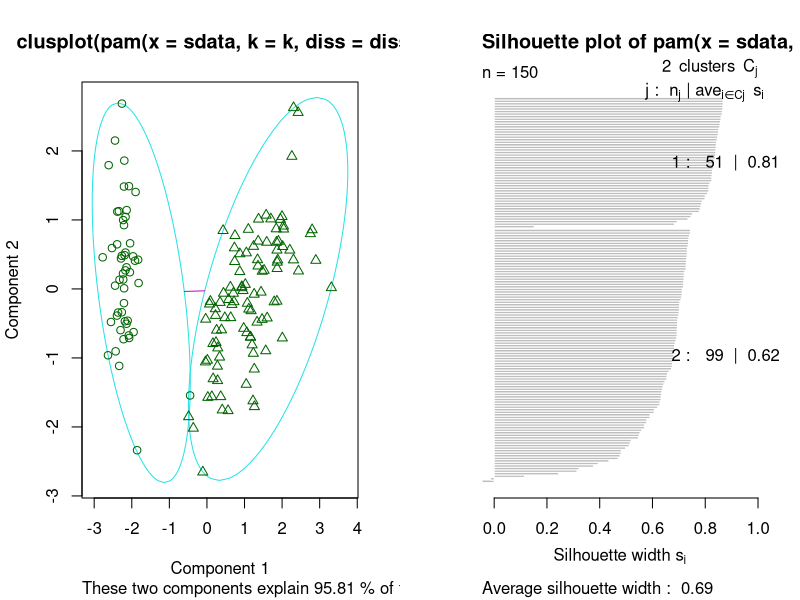
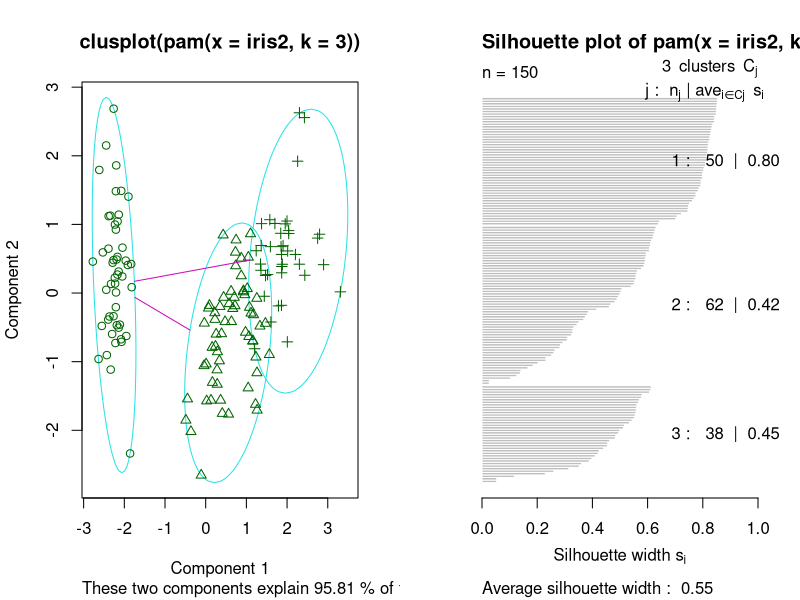
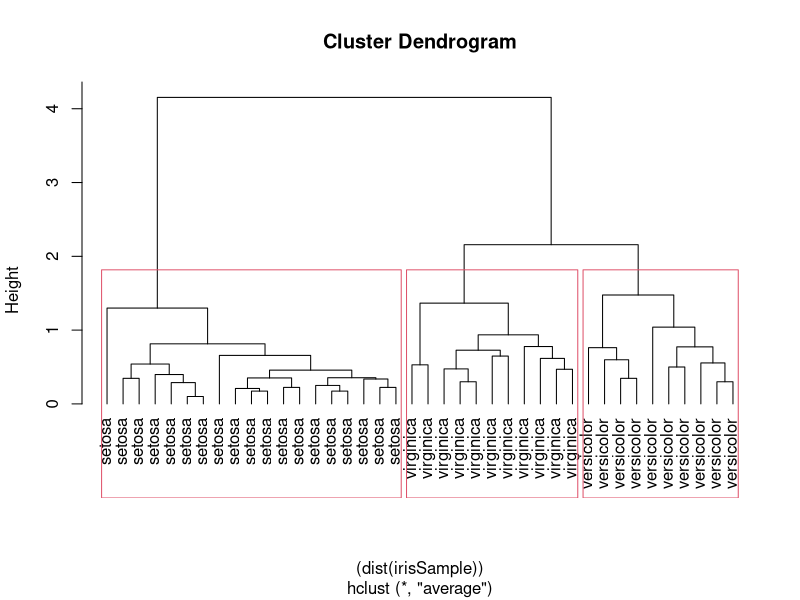
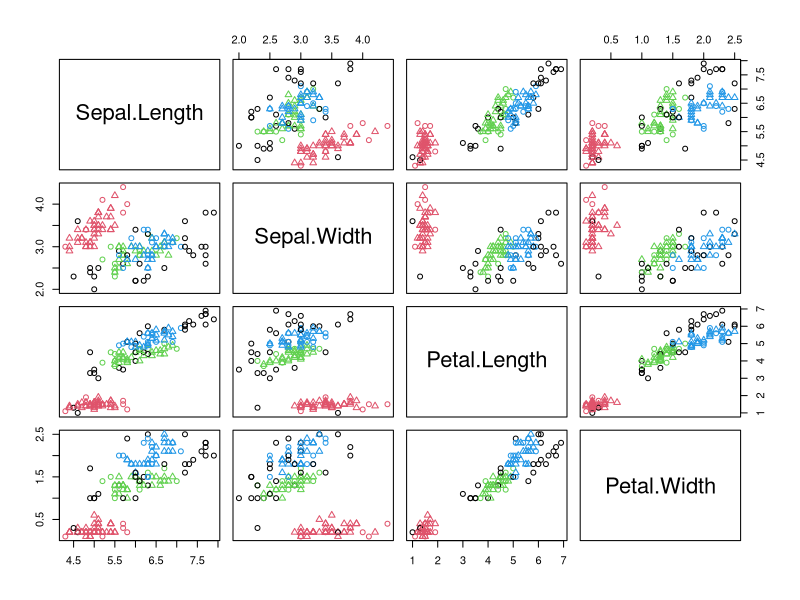
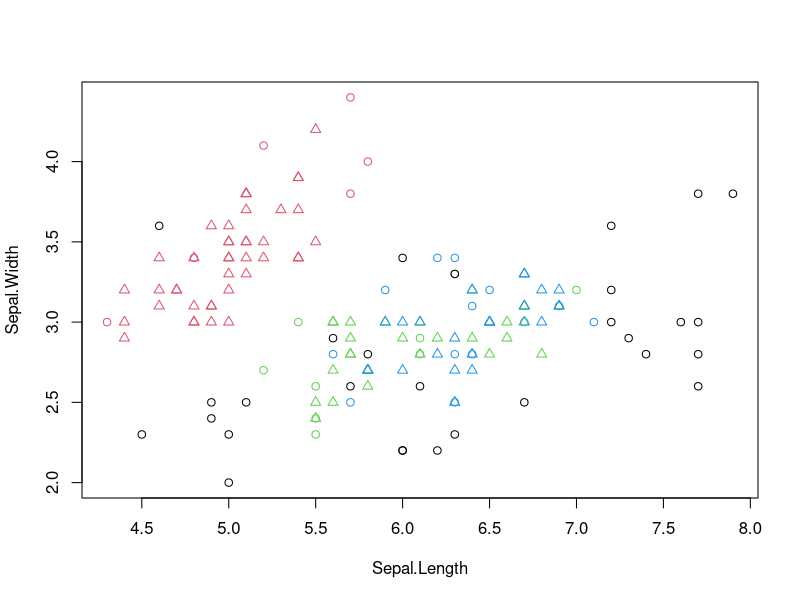
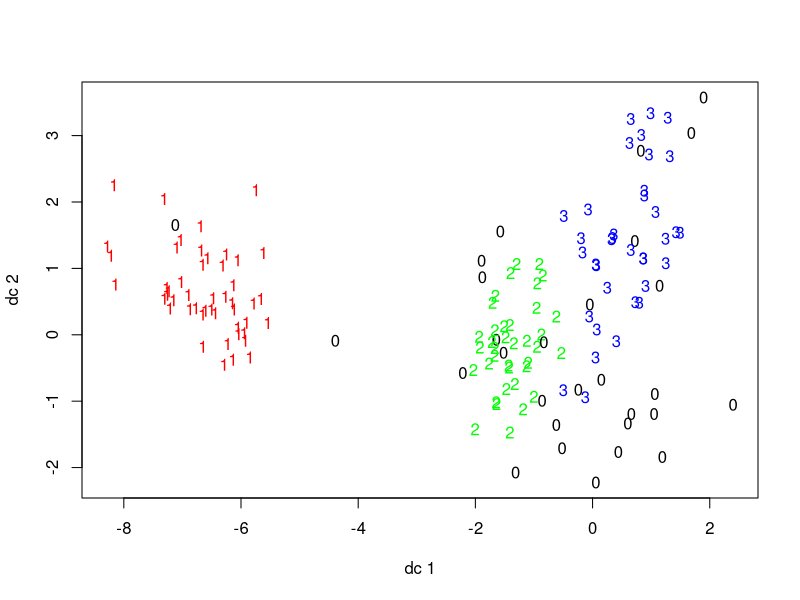
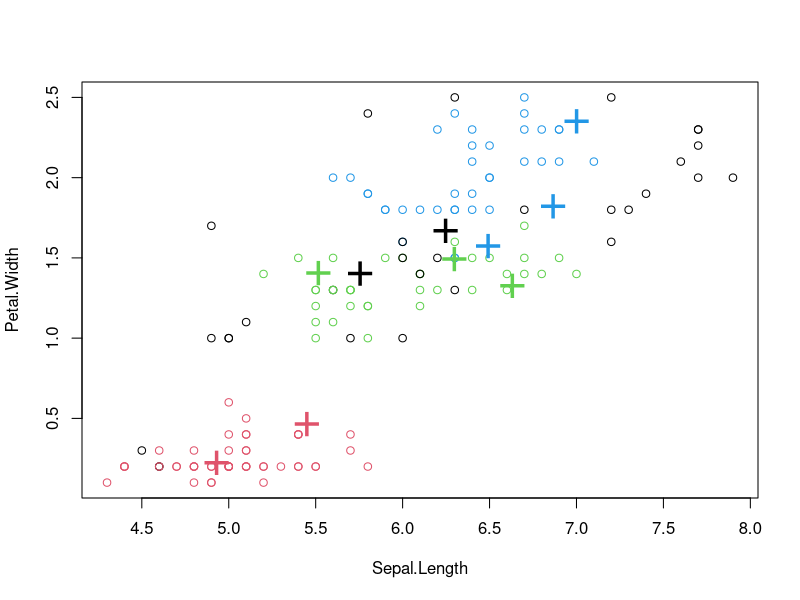

The R script that drew these images, in order:
# Clustering 2 : K Mediods ####
#http://www.rdatamining.com/docs/data-clustering-with-r
# cluster is represented with its center in k means algo
#but with object closest to the center of the cluster in the k mediods clustering
# more robusst than k means in presence of outliers
#PAM and CLARA in package cluster, pamk in fpc (cant choose k)
library(fpc)
iris2 = iris
iris2$Species = NULL # making it pure numeric DF
pamk.result = pamk(iris2)
str(iris2)
pamk.result$nc # no of clusters
table(pamk.result$pamobject$clustering,iris$Species)
# two clusters - setso and mixture of versi& virgin
layout(matrix(c(1,2),1,2)) # 2 graphs per page
plot(pamk.result$pamobject)
# left - 2 dim clusplot of 2 clusters & lines shows distance betw clusters
# right - silhouetters higher s more cluster
layout(matrix(1)) # reverse layout

#pam
library(cluster)
pam.result = pam(iris2,3) # k=3
table(pam.result$clustering,iris$Species)
# cluster 1 seperated from 2 & 3
# cluster 2 mainly made of versicolor
# cluster 3 mainly of virigina
layout(matrix(c(1,2),1,2))
plot(pam.result)
layout(matrix(1)) # reverse layout
# 3 Clusters identified 

# Hierarchical Clustering ####
set.seed(2835)
idx = sample(1:dim(iris)[1],40)
idx
irisSample = iris[idx,]
# remove class label
irisSample$Species = NULL
# hierarchical clustering
hc = hclust((dist(irisSample)),method='ave')
# plot clusters
plot(hc,hang=-1,labels = iris$Species[idx])
# cut tree into 3 clusters
rect.hclust(hc,k=3)
# get clusterids
groups = cutree(hc,k=3)

# Density Based Clustering
#DBSCAN min points, reachability
library(fpc)
iris2 = iris[-5] # remove class tags
str(iris2)
ds = dbscan(iris2, eps=0.42, MinPts = 5)
table(ds$cluster,iris$Species)
# 1 to 3 identified clusters; 0 due to noise
plot(ds,iris2)
plot(ds,iris2[c(1,2)])
plotcluster(iris2, ds$cluster)


# Prediction with Clustering Model
set.seed(435)
idx = sample(1:nrow(iris),10)
# remove class label
new.data = iris[idx,-5]
# add random noise
new.data = new.data + matrix(runif(10*4,min=0,max=0.2),nrow=10,ncol=4)
#label new data
pred = predict(ds,iris2, new.data)
table(pred, iris$Species[idx]) # check cluster labels
# 3 + 3 + 2 = 8 out of 10 objects assigned with correct classes labels
plot(iris2[c(1,4)],col=1 + ds$cluster)
points(new.data[c(1,4)], pch='+',col=1+pred,cex=3)
